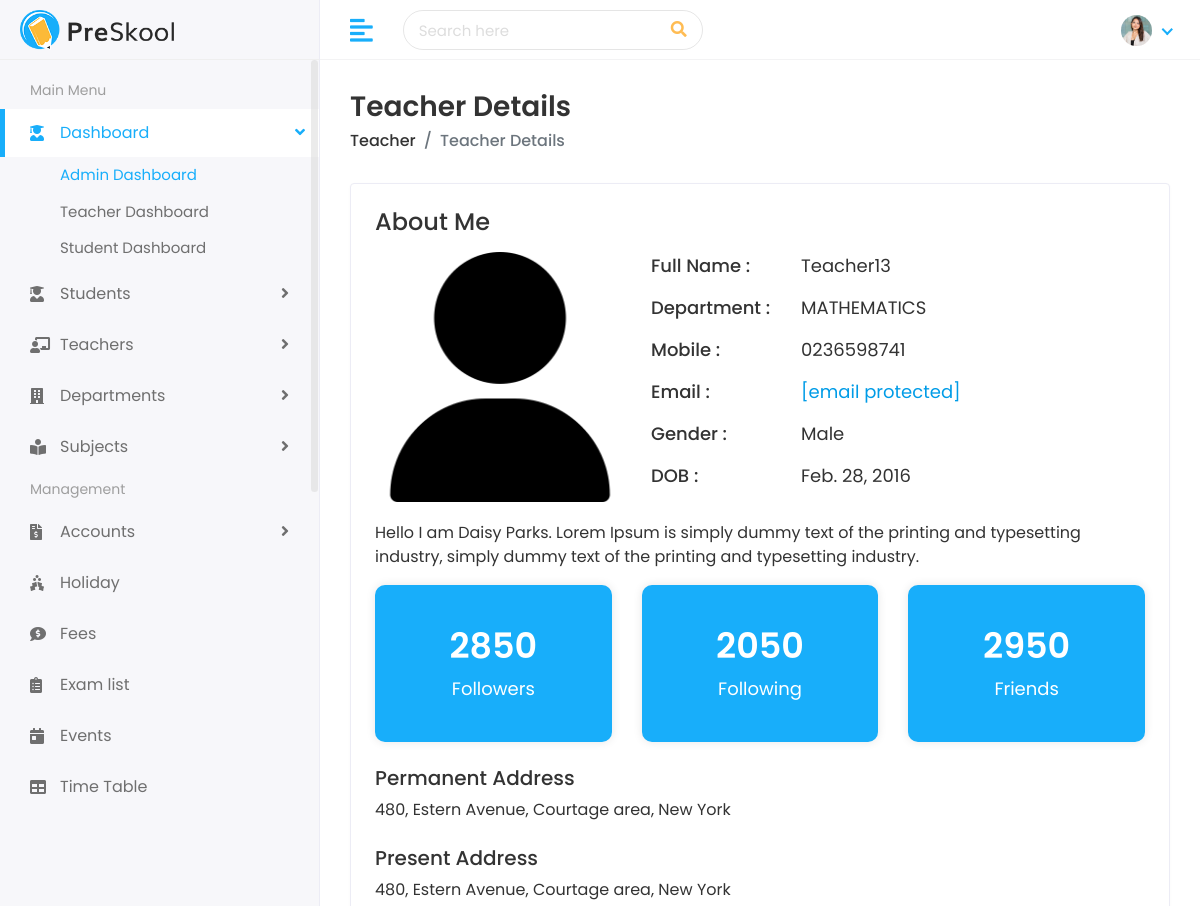
The page /teacher/teachers/1/ (upper part) on the database as committed earlier.
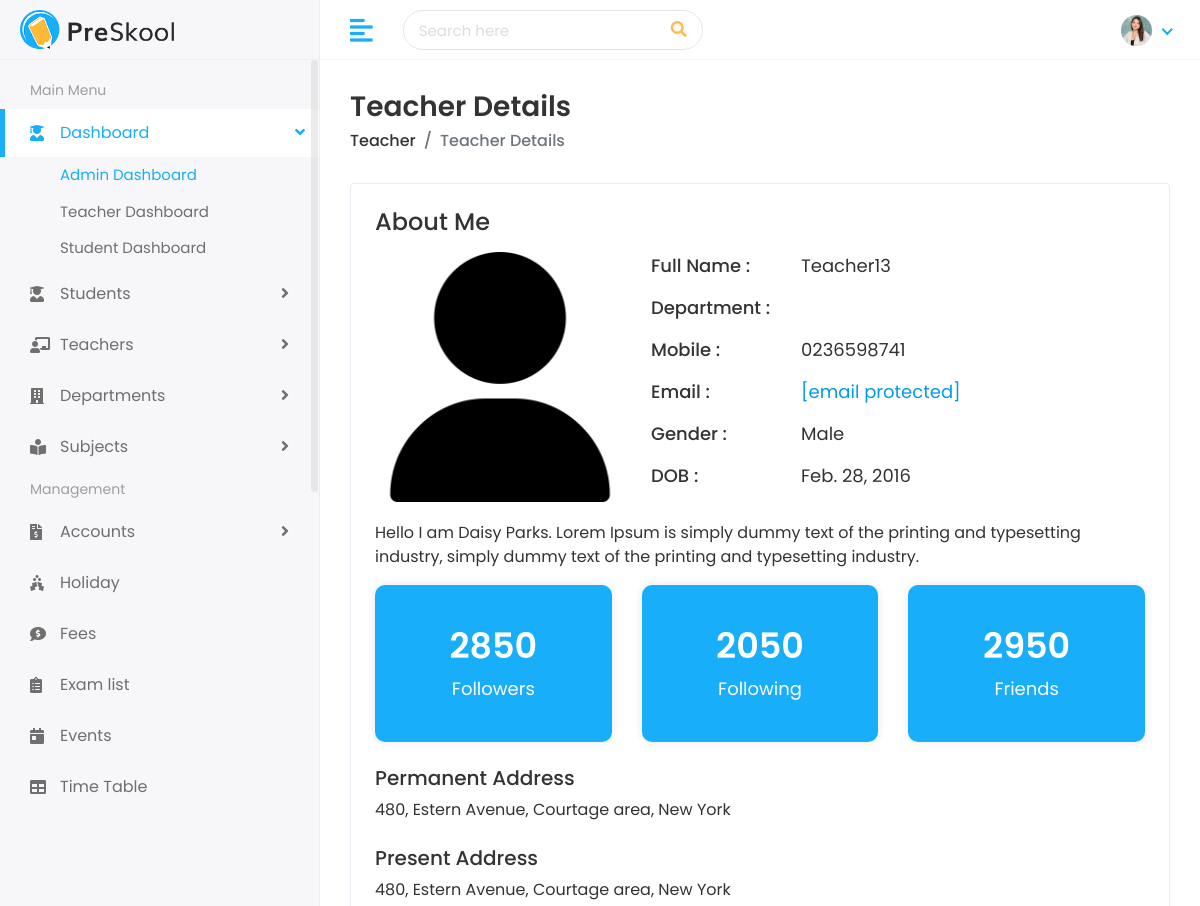
The same page on the database as committed later.
### teacher/models.py (models this page shows, shortened)
class Teacher(models.Model):
    first_name = models.CharField(max_length=100)
    last_name = models.CharField(max_length=100)
    gender = models.CharField(max_length=10, choices=[('Male','Male'), ('Female','Female')])
    date_of_birth = models.DateField()
    joining_date = models.DateField()
    mobile_number = models.CharField(max_length=15)
    teacher_image = models.ImageField(upload_to='teachers/', blank=True)
    departement = models.ForeignKey(
        Departement,
        on_delete=models.SET_NULL,
        null=True,
        blank=True,
        related_name='teachers'
    )

### departement/models.py (models this page shows, shortened)
class Departement(models.Model):
    name = models.CharField(max_length=150, unique=True)
    code = models.CharField(max_length=10, unique=True)
    description = models.TextField(blank=True, null=True)
    created_at = models.DateField(auto_now_add=True)

### teacher/views.py (the view)
# urls.py: path('teachers/<str:teacher_id>/', views.view_teacher, name="view_teacher"),
def view_teacher(request, teacher_id):
    teacher = Teacher.objects.get(id = teacher_id)
    context = {'teacher': teacher}
    return render(request, 'teachers/teacher-details.html', context)

### templates/teachers/teacher-details.html (shortened to what this page needs)
{% extends 'Home/base.html' %}
{% load static %}
{% block body %}
<div class="page-wrapper">
<div class="content container-fluid">
<div class="page-header">
<div class="row">
<div class="col-sm-12">
<h3 class="page-title">Teacher Details</h3>
<ul class="breadcrumb">
<li class="breadcrumb-item"><a href="/teacher">Teacher</a></li>
<li class="breadcrumb-item active">Teacher Details</li>
</ul>
</div>
</div>
</div>
<div class="card">
<div class="card-body">
<div class="row">
<div class="col-md-12">
<div class="about-info">
<h4>About Me</h4>
<div class="media mt-3">
<img src="{% if teacher.teacher_image %}{{ teacher.teacher_image.url }}{% else %}/templates/teachers/user.png{% endif %}" class="mr-3" alt="Teacher Image">
<div class="media-body">
<ul>
<li>
<span class="title-span">Full Name : </span>
<span class="info-span">{{ teacher.first_name}}</span>
</li>
<li>
<span class="title-span">Department : </span>
<span class="info-span">{{teacher.departement.name}}</span>
</li>
<li>
<span class="title-span">Mobile : </span>
<span class="info-span">{{teacher.mobile_number}}</span>
</li>
<li>
<span class="title-span">Email : </span>
<span class="info-span"><a href="{{teacher.email}}" class="__cf_email__" data-cfemail="7216131b010b32151f131b1e5c111d1f">[email&#160;protected]</a></span>
</li>
<li>
<span class="title-span">Gender : </span>
<span class="info-span">{{teacher.gender}}</span>
</li>
<li>
<span class="title-span">DOB : </span>
<span class="info-span">{{teacher.date_of_birth}}</span>
</li>
</ul>
</div>
</div>
<div class="row mt-3">
<div class="col-md-12">
<p>Hello I am Daisy Parks. Lorem Ipsum is simply dummy text of the printing and typesetting industry, simply dummy text of the printing and typesetting industry.</p>
</div>
</div>
<div class="row follow-sec">
<div class="col-md-4 mb-3">
<div class="blue-box">
<h3>2850</h3>
<p>Followers</p>
</div>
</div>
<div class="col-md-4 mb-3">
<div class="blue-box">
<h3>2050</h3>
<p>Following</p>
</div>
</div>
<div class="col-md-4 mb-3">
<div class="blue-box">
<h3>2950</h3>
<p>Friends</p>
</div>
</div>
</div>
<div class="row mt-2">
<div class="col-md-12">
<h5>Permanent Address</h5>
<p>480, Estern Avenue, Courtage area, New York</p>
</div>
</div>
<div class="row mt-2">
<div class="col-md-12">
<h5>Present Address</h5>
<p>480, Estern Avenue, Courtage area, New York</p>
</div>
</div>
</div>
</div>
</div>
</div>
</div>
</div>
</div>
</div>
</body>
</html>
{% endblock %}

Rows that differ between the two databases and show on the page:
changed Teacher "Teacher13": departement.name "MATHEMATICS" → (not shown)
